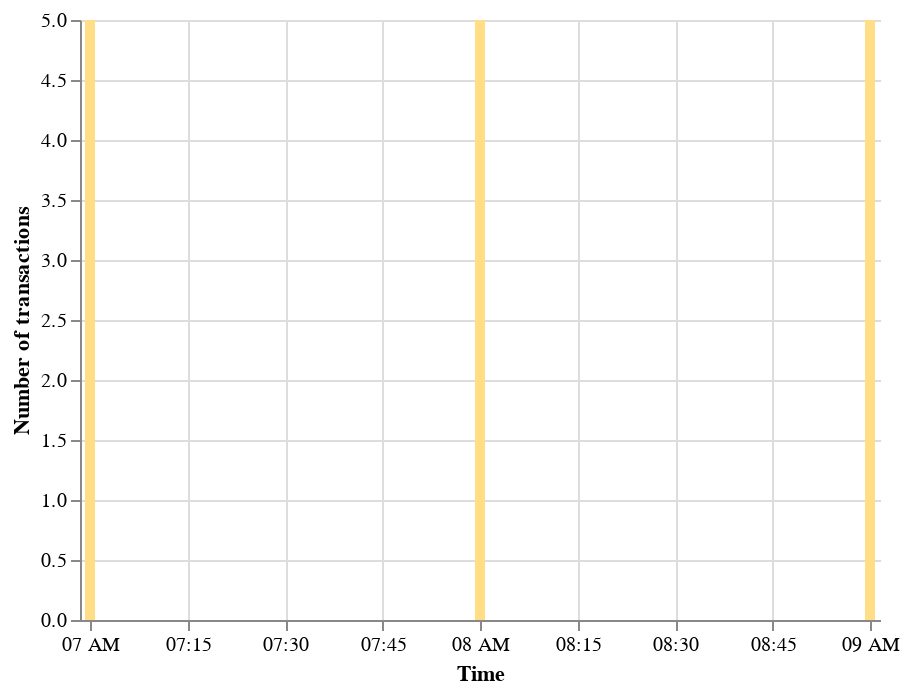

The code cell stored with this chart in its notebook:
### Code cell
df = hourly_stats_df.rename(columns={'hr':'Time','tot_txs':'Number of transactions'})
txs_over_time_chart = alt.Chart(df).mark_bar().encode(
    x=alt.X('Time:T', \
            axis=alt.Axis(tickCount=10, labelAngle=0, tickBand = 'center')),
    y="Number of transactions:Q",
    tooltip=[alt.Tooltip('Time:T', format='%Y-%m-%d %H:%M'),"Number of transactions:Q"]
).configure_mark(
    color='#ffde85'
).configure_view(strokeOpacity=0)
txs_over_time_chart

### Figure 1 — Vega-Lite specification as saved in the notebook (floating-point values rounded to 4 significant figures)
{"config": {"view": {"continuousWidth": 400, "continuousHeight": 300, "strokeOpacity": 0}, "mark": {"color": "#ffde85"}}, "data": {"name": "data-c719b5ae0485f239e82fd9ceaea66f52"}, "mark": "bar", "encoding": {"tooltip": [{"field": "Time", "format": "%Y-%m-%d %H:%M", "type": "temporal"}, {"field": "Number of transactions", "type": "quantitative"}], "x": {"axis": {"labelAngle": 0, "tickBand": "center", "tickCount": 10}, "field": "Time", "type": "temporal"}, "y": {"field": "Number of transactions", "type": "quantitative"}}, "$schema": "https://vega.github.io/schema/vega-lite/v4.17.0.json", "datasets": {"data-c719b5ae0485f239e82fd9ceaea66f52": [{"Time": "2021-09-21T07:00:00Z", "dep_amount": 1000, "deposit_tx": 4, "dep_users": 3, "with_amount": 100, "with_tx": 1, "with_users": 1, "dep_amount_3": 10, "dep_amount_6": 20, "dep_amount_9": 30, "dep_amount_12": 40, "dep_amount_15": 50, "dep_amount_18": 60, "with_amount_3": 0, "with_amount_6": 0, "with_amount_9": 10, "with_amount_12": 0, "with_amount_15": 0, "with_amount_18": 0, "Number of transactions": 5, "net_deposit_3": 10, "net_deposit_6": 20, "net_deposit_9": 20, "net_deposit_12": 40, "net_deposit_15": 50, "net_deposit_18": 60}, {"Time": "2021-09-21T08:00:00Z", "dep_amount": 1000, "deposit_tx": 4, "dep_users": 3, "with_amount": 200, "with_tx": 1, "with_users": 1, "dep_amount_3": 10, "dep_amount_6": 10, "dep_amount_9": 30, "dep_amount_12": 10, "dep_amount_15": 50, "dep_amount_18": 5, "with_amount_3": 0, "with_amount_6": 0, "with_amount_9": 0, "with_amount_12": 0, "with_amount_15": 7, "with_amount_18": 0, "Number of transactions": 5, "net_deposit_3": 20, "net_deposit_6": 30, "net_deposit_9": 50, "net_deposit_12": 50, "net_deposit_15": 93, "net_deposit_18": 65}, {"Time": "2021-09-21T09:00:00Z", "dep_amount": 1000, "deposit_tx": 4, "dep_users": 3, "with_amount": 200, "with_tx": 1, "with_users": 1, "dep_amount_3": 10, "dep_amount_6": 10, "dep_amount_9": 30, "dep_amount_12": 10, "dep_amount_15": 50, "dep_amount_18": 5, "with_amount_3": 0, "with_amount_6": 0, "with_amount_9": 0, "with_amount_12": 0, "with_amount_15": 7, "with_amount_18": 0, "Number of transactions": 5, "net_deposit_3": 30, "net_deposit_6": 40, "net_deposit_9": 80, "net_deposit_12": 60, "net_deposit_15": 136, "net_deposit_18": 70}]}}
